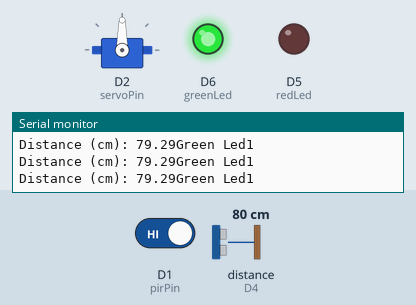
Simulated run of this sketch. Board: ESP8266 (NodeMCU). On the bench: servo, output pins drawn as LEDs (lit = HIGH), the last lines printed to the serial monitor. Wiring (inferred from the names in the program): ultrasonic range finder: trigger D3; echo D4. Inputs (shaded band) come from the test bench; at power-on: distance to the obstacle (sensor on D4) 80 cm, D1 (pirPin) HIGH. The echo pulse lasts 58.3 µs per cm; WiFi joins after 1.5 s; servers stay silent unless stated; pins used as bus, display or sensor lines are not drawn.

Above: at 3.0 s.
3.1 s: distance to the obstacle (sensor on D4) set to 6 cm
4.6 s: distance to the obstacle (sensor on D4) set to 3 cm
At 5.4 s:
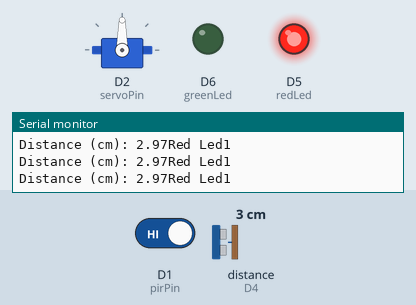
6.1 s: D1 (pirPin) driven LOW
At 6.5 s:
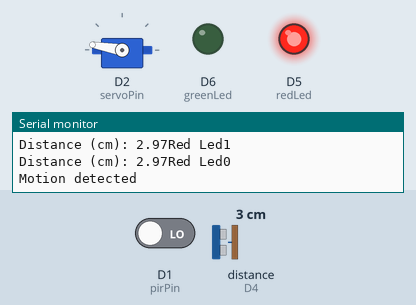
At 8.5 s:
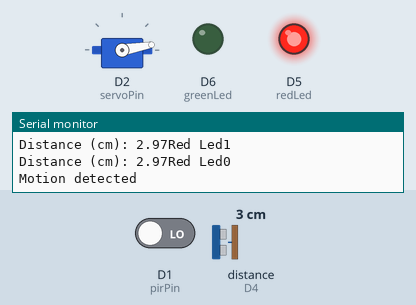
Timing chart, 0 to 14.6 s (numbered marks = the images above; inputs shaded):
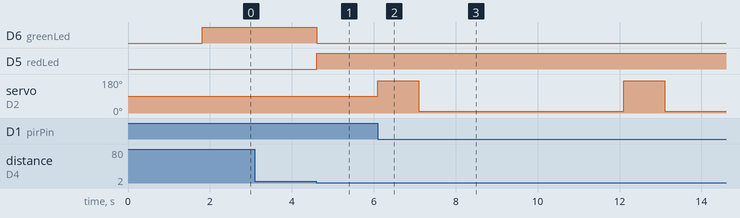

The sketch:

Smart_Dustbin_Main.ino
```cpp
#define BLYNK_TEMPLATE_ID ""
#define BLYNK_TEMPLATE_NAME "Smart Dustbin"
#define BLYNK_AUTH_TOKEN ""

#define BLYNK_PRINT Serial
#include <ESP8266WiFi.h>
#include <BlynkSimpleEsp8266.h>
#include <Servo.h> // servo library

Servo s1;
#define pirPin D1
#define servoPin D2
#define trigPin D3
#define echoPin D4
#define redLed D5
#define greenLed D6
#define SOUND_VELOCITY 0.034

int pirValue;
long duration;
float distanceCm;
BlynkTimer timer;

char auth[ ] = "kYybxZbitMDsANBsp-JXWvIA_2cDqqRZ";
char ssid[ ] = "dustbin";
char pass[ ] = "dustbin@123";

void setup()
{
  Serial.begin(115200);
  pinMode(pirPin, INPUT);
  s1.attach(servoPin);  // servo attach D3 pin of arduino
  pinMode(trigPin, OUTPUT); // Sets the trigPin as an Output
  pinMode(echoPin, INPUT); // Sets the echoPin as an Input
  pinMode(redLed, OUTPUT); // Sets the trigPin as an Output
  pinMode(greenLed, OUTPUT); // Sets the echoPin as an Input
  Blynk.begin(auth, ssid, pass);
}

void loop()
{
  Blynk.run();
  pirValue = digitalRead(pirPin);
  Serial.println(pirValue);
  if (pirValue == 0) {
    Serial.println("Motion detected");
    s1.write(170);
    delay(1000);
    s1.write(10);
    delay(5000);
    s1.write(170);
  }
  digitalWrite(trigPin, LOW);
  delayMicroseconds(2);
  // Sets the trigPin on HIGH state for 10 micro seconds
  digitalWrite(trigPin, HIGH);
  delayMicroseconds(10);
  digitalWrite(trigPin, LOW);

  duration = pulseIn(echoPin, HIGH);
  distanceCm = duration * SOUND_VELOCITY / 2;
  Serial.print("Distance (cm): ");
  Serial.print(distanceCm);

  int percentCm = (distanceCm/24.8)*100;
  Blynk.virtualWrite(V0, (100-percentCm)+6);


  if (distanceCm <= 4) {
    digitalWrite(redLed, HIGH);
    digitalWrite(greenLed, LOW);
    Serial.print("Red Led");
    Blynk.virtualWrite(V1, "Full");
    Blynk.logEvent("dustbin_full");
  }
  else if (distanceCm > 4) {
    digitalWrite(greenLed, HIGH);
    digitalWrite(redLed, LOW);
    Serial.print("Green Led");
    Blynk.virtualWrite(V1, "Empty");
  }
}
```

Measured:
- the behaviour switches between 5 and 4 cm on distance to the obstacle (sensor on D4) (found by bisection; images 0 and 1)
- after the input at 4.6 s, D6 (greenLed): HIGH → LOW at once; D5 (redLed): LOW → HIGH at once
- after the input at 6.1 s, servo on D2 (servoPin): alternates 170° for 1.0 s and 10° for 5.0 s, starting at once
